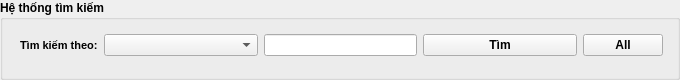
                          <widget class="QGroupBox" name="groupBox">
                           <property name="font">
                            <font>
                             <weight>75</weight>
                             <bold>true</bold>
                            </font>
                           </property>
                           <property name="title">
                            <string>Hệ thống tìm kiếm</string>
                           </property>
                           <widget class="QWidget" name="horizontalLayoutWidget_15">
                            <property name="geometry">
                             <rect>
                              <x>10</x>
                              <y>20</y>
                              <width>661</width>
                              <height>51</height>
                             </rect>
                            </property>
                            <layout class="QHBoxLayout" name="horizontalLayout_36" stretch="1,2,2,2,1">
                             <property name="leftMargin">
                              <number>10</number>
                             </property>
                             <property name="rightMargin">
                              <number>8</number>
                             </property>
                             <item>
                              <widget class="QLabel" name="label_9">
                               <property name="font">
                                <font>
                                 <pointsize>8</pointsize>
                                 <weight>75</weight>
                                 <bold>true</bold>
                                </font>
                               </property>
                               <property name="text">
                                <string>Tìm kiếm theo:</string>
                               </property>
                              </widget>
                             </item>
                             <item>
                              <widget class="QComboBox" name="cbo_TimMH_2"/>
                             </item>
                             <item>
                              <widget class="QLineEdit" name="txt_TimMH_2"/>
                             </item>
                             <item>
                              <widget class="QPushButton" name="btn_TimMH_2">
                               <property name="text">
                                <string>Tìm</string>
                               </property>
                              </widget>
                             </item>
                             <item>
                              <widget class="QPushButton" name="btn_AllMH_2">
                               <property name="text">
                                <string>All</string>
                               </property>
                              </widget>
                             </item>
                            </layout>
                           </widget>
                          </widget>
